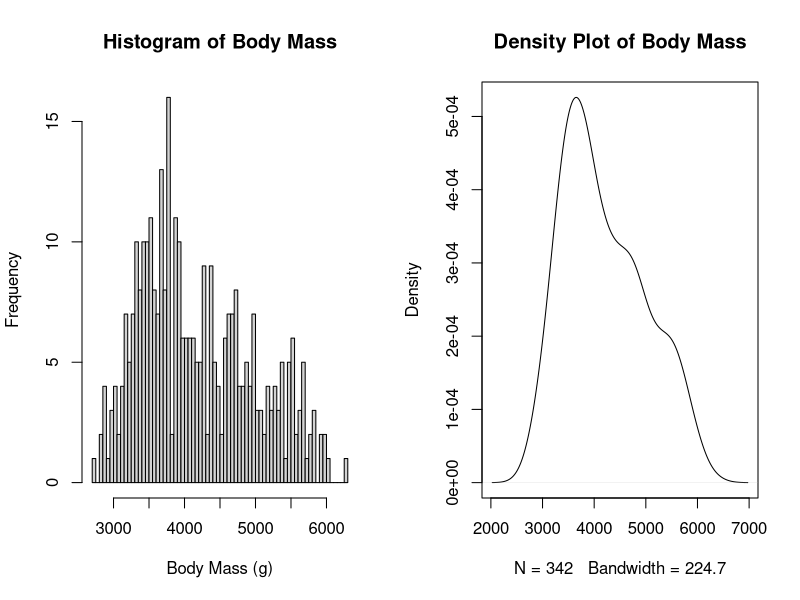
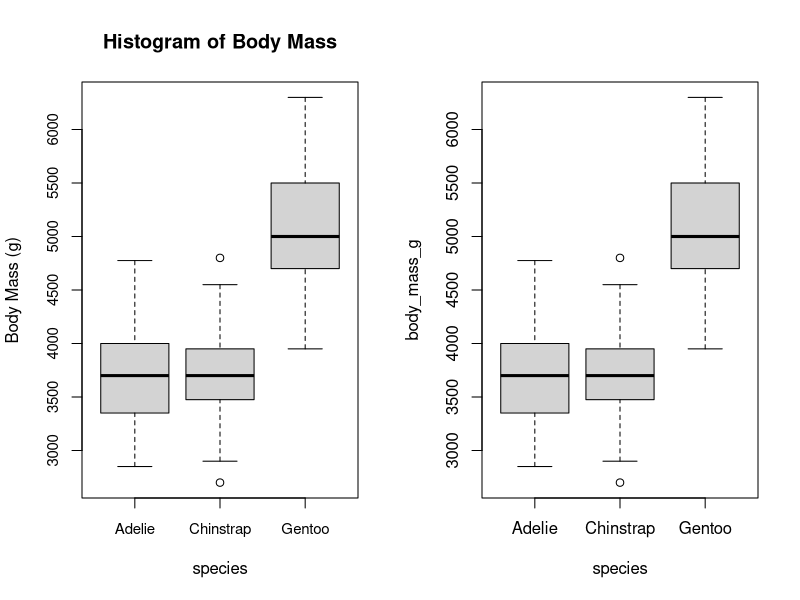
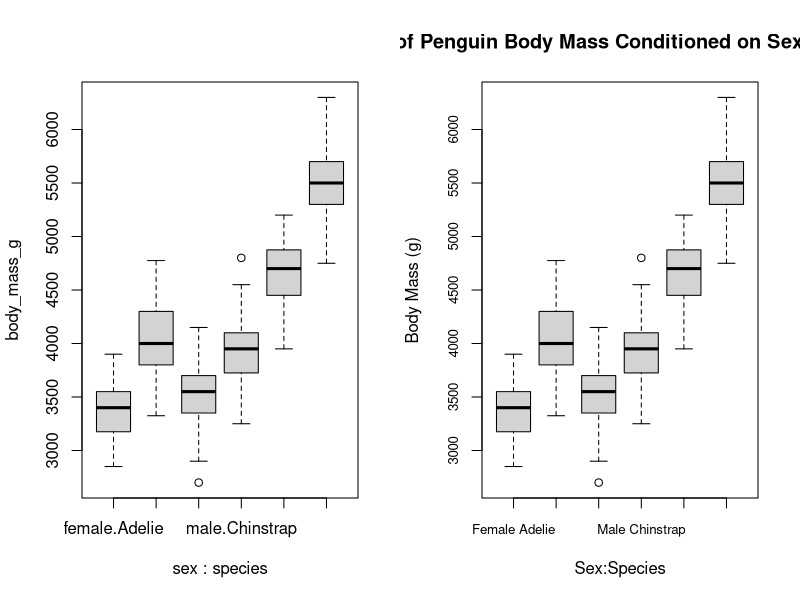

R code for these plots, in order:
## ---- chunk 1
knitr::opts_chunk$set(echo = TRUE)
## ---- chunk 2
require(palmerpenguins)
## ---- chunk 3
# T-Test of Gentoo flipper length with a null hypothesis that the average flipper length is 0 and an alternative hypothesis that the average flipper length is not 0.
t.test(subset(penguins, species == "Gentoo")$flipper_length_mm)

# T-Test of Gentoo flipper length with a null hypothesis that the average flipper length is 218 mm and an alternative hypothesis that the average flipper length is not 218 mm.
t.test(x = subset(penguins, species == "Gentoo")$flipper_length_mm,
       mu = 218)

# One-tailed t-test of Gentoo flipper length with a null hypothesis that the average flipper length is 218 mm and an alternative hypothesis that the average flipper length is less than 218 mm.
t.test(x = subset(penguins, species == "Gentoo")$flipper_length_mm,
       mu = 218,
       alternative = "less")
## ---- chunk 4
# 2-sample t-test comparing the average flipper lengths of Gentoo and Chinstrap penguins with a null hypothesis that there is no significant difference in flipper lengths and an alternative hypothesis that there is a significant difference in flipper lengths.
t.test(flipper_length_mm ~ species, data = subset(penguins, species != "Chinstrap"))
## ---- chunk 5
# Exploring Normality with Histograms and Density Plots
par(mfrow = c(1,2))
hist(penguins$body_mass_g, breaks = 80, main = "Histogram of Body Mass", xlab = "Body Mass (g)")
plot(density(penguins$body_mass_g, na.rm = TRUE), main = "Density Plot of Body Mass")

# Conditional Boxplots for Categorical Variables
boxplot(body_mass_g ~ species, data = penguins, main = "Histogram of Body Mass", ylab = "Body Mass (g)", cex.axis = 0.9)
## ---- chunk 6
dat_chinstrap = subset(penguins, species = "Chinstrap")
mean(dat_chinstrap$body_mass_g, na.rm = TRUE)

# Using the Shapiro test to determine whether the data is drawn from a normally-distributed population
shapiro.test(dat_chinstrap$body_mass_g)

# Using aggregate() when we fail to reject the null in the Shapiro test
aggregate(body_mass_g ~ species, 
          data = penguins, 
          FUN = mean)
aggregate(body_mass_g ~ species,
          data = penguins,
          FUN = function(x) shapiro.test(x)$p.value)
## ---- chunk 7
fit_species = lm(body_mass_g ~ species, data = penguins)
summary(fit_species)
## ---- chunk 8
anova(fit_species)
# Degrees of Freedom: represents the number of levels within a categorical variable
# Sum of Squares: describes the total data variability explained by each predictor variable. Total sum squares measures the total variability.
# Mean Squares: allows for comparing the relative amount of information that each factor explains. (Is the sum sq but adjusted by the DOF)
# F-Statistic/P-Value: Is a measure of how much adding a variable to the model improves the model fit
## ---- chunk 9
boxplot(body_mass_g ~ species, data = penguins)

boxplot(body_mass_g ~ sex + species, data = penguins)
## ---- chunk 10
fit_additive = lm(body_mass_g ~ sex + species, data = penguins)
summary(fit_additive)
anova(fit_additive)
## ---- chunk 11
fit_interactive = lm(body_mass_g ~ sex * species, data = penguins)
summary(fit_interactive)
anova(fit_interactive)
## ---- chunk 12
lm(bill_length_mm ~ body_mass_g, data = penguins)
## ---- chunk 13
penguin_names = c("Female Adelie", "Male Adelie", "Female Chinstrap", "Male Chinstrap", "Female Gentoo", "Male Gentoo")
boxplot(body_mass_g ~ sex + species, 
        data = penguins, 
        names = penguin_names, 
        main = "Boxplot of Penguin Body Mass Conditioned on Sex and Species", 
        xlab = "Sex:Species", 
        ylab = "Body Mass (g)", 
        cex.axis = 0.8)
## ---- chunk 14
fit_both = lm(body_mass_g ~ sex * species, data = penguins)
## ---- chunk 15
summary(fit_both)
## ---- chunk 16
penguins_f = droplevels(subset(penguins, sex == "female"))
penguins_f_chin = droplevels(subset(penguins_f, species == "Chinstrap"))
mean(penguins_f_chin$body_mass_g)
